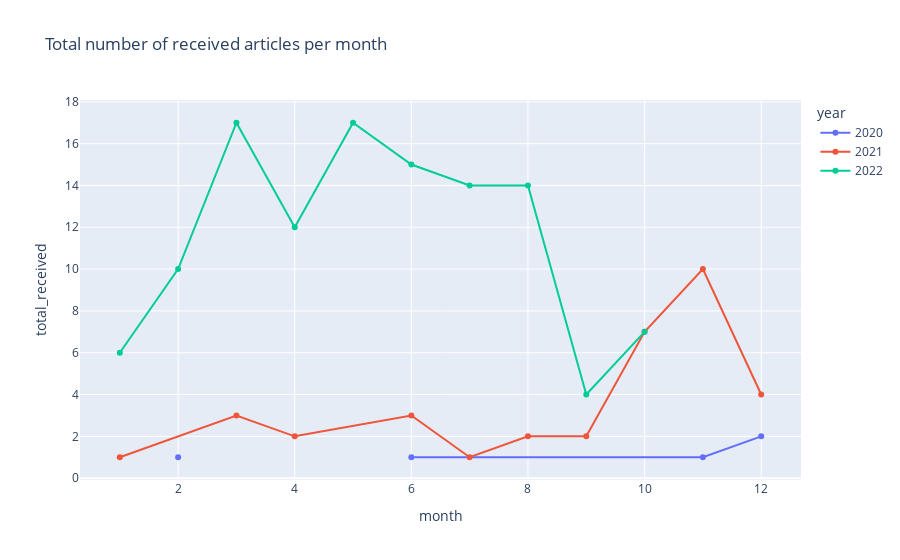

The notebook cell this image was saved under:
### Markdown cell above
### Total per month per year

### Code cell
# plotting received
fig = px.line(df_per_month, x="month", y="total_received", color="year", title="layout.hovermode='x unified'")
fig.update_traces(mode="markers+lines", hovertemplate=None)
fig.update_layout(hovermode="x unified", title="Total number of received articles per month")
fig.show()

### Figure 1 — Plotly figure (JSON) as saved in the notebook; plotly's stock layout.template omitted (floating-point values rounded to 4 significant figures)
{"data": [{"legendgroup": "2020", "line": {"color": "#636efa", "dash": "solid"}, "marker": {"symbol": "circle"}, "mode": "markers+lines", "name": "2020", "orientation": "v", "showlegend": true, "type": "scatter", "x": [2, 4, 6, 11, 12], "xaxis": "x", "y": [1, null, 1, 1, 2], "yaxis": "y"}, {"legendgroup": "2021", "line": {"color": "#EF553B", "dash": "solid"}, "marker": {"symbol": "circle"}, "mode": "markers+lines", "name": "2021", "orientation": "v", "showlegend": true, "type": "scatter", "x": [1, 3, 4, 6, 7, 8, 9, 10, 11, 12], "xaxis": "x", "y": [1, 3, 2, 3, 1, 2, 2, 7, 10, 4], "yaxis": "y"}, {"legendgroup": "2022", "line": {"color": "#00cc96", "dash": "solid"}, "marker": {"symbol": "circle"}, "mode": "markers+lines", "name": "2022", "orientation": "v", "showlegend": true, "type": "scatter", "x": [1, 2, 3, 4, 5, 6, 7, 8, 9, 10, 11, 12], "xaxis": "x", "y": [6, 10, 17, 12, 17, 15, 14, 14, 4, 7, null, null], "yaxis": "y"}], "layout": {"hovermode": "x unified", "legend": {"title": {"text": "year"}, "tracegroupgap": 0}, "title": {"text": "Total number of received articles per month"}, "xaxis": {"anchor": "y", "domain": [0, 1], "title": {"text": "month"}}, "yaxis": {"anchor": "x", "domain": [0, 1], "title": {"text": "total_received"}}}}
